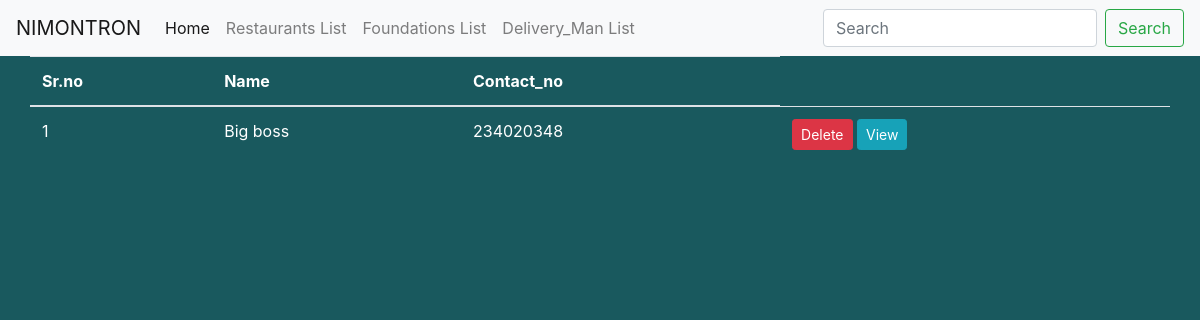
Page /view_foundations (signed in) on the earlier database version.
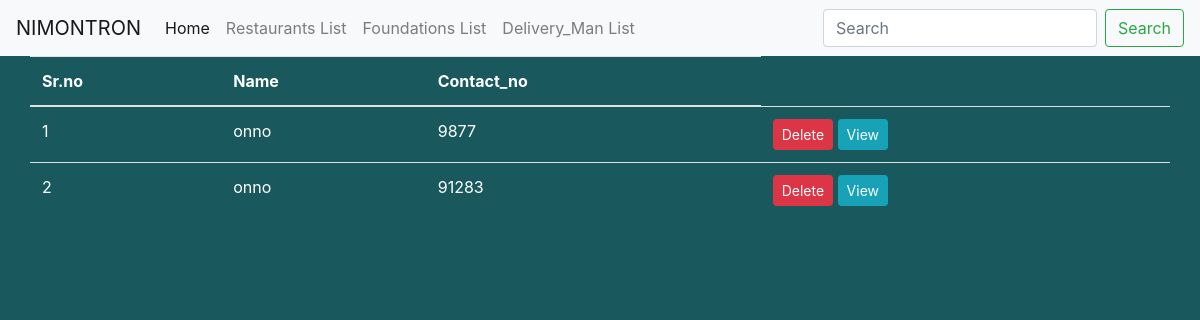
Same page on the later database version.
### customers/models.py (models this page shows, shortened)
class Foundation(models.Model):
    user = models.ForeignKey(User, on_delete=models.CASCADE)
    contact_no = models.CharField(max_length=15, null=True)
    description = models.TextField(max_length=255, blank=True)
    address = models.CharField(max_length=100)
    image = models.FileField(null=True)
    code_no = models.CharField(max_length=15, null=True)
    Doe=models.CharField(max_length=15, null=True)
    type = models.CharField(max_length=20, null=True)
    status = models.CharField(max_length=20, null=True)

### customers/views.py (the view)
# urls.py: path('view_foundations', views.view_foundations, name='view_foundations'),
def view_foundations(request):
    if not request.user.is_authenticated:
        return redirect('customers:login_as')
    data = Foundation.objects.all()
    temp['data'] = data
    return render(request, 'admin/view_foundations.html', temp)

### customers/templates/admin/view_foundations.html
<!DOCTYPE html>
<html>
<body style="background-color:#19595E">
{% include 'admin/admin_navbar.html' %}
<table class="table table-hover container" style="color:white;">
    <thead>
        <tr>
            <th> Sr.no </th>
            <th> Name </th>
            <th> Contact_no </th>
        </tr>
    </thead>
    <tbody>
    {% for i in data %}
 <tr>
    <td>{{forloop.counter}}</td>
    <td>{{i.user.first_name}}{{i.user.last_name}}</td>
    <td>{{i.contact_no }}</td>
    <td><a href="{% url 'customers:delete_foundation' i.id%}" class="btn btn-danger btn-sm" onclick="return confirm('Are You Sure?')"> Delete </a> <a href="{% url 'customers:view_specific_foundation' i.id%}" class="btn btn-info btn-sm"> View </a></td>
{%endfor%}
</tr>
</table>
</body>
</html>

Differences in the rows shown:
removed Foundation: user.first_name "Big boss", contact_no "234020348"
added Foundation: user.first_name "onno", contact_no "9877"
added Foundation: user.first_name "onno", contact_no "91283"
